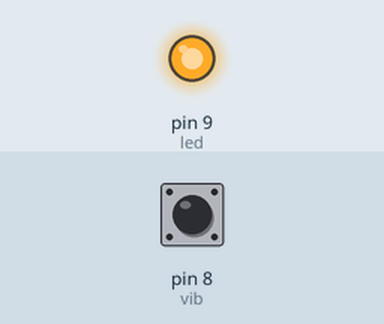
The sketch below on a simulated Arduino Uno, built with avr-gcc and run on an emulated ATmega328P. On the bench: output pins drawn as LEDs (lit = HIGH). The test bench sets the inputs (shaded band); at power-on: pin 8 (vib) HIGH.

Above: at 0.1 s.
At 1.6 s:
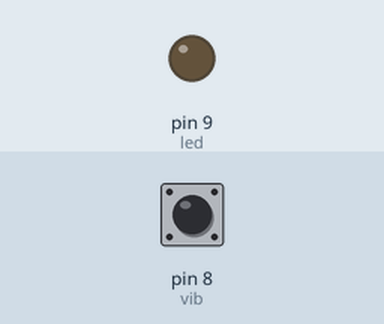
Timing chart, 0 to 3.1 s (numbered marks = the images above):
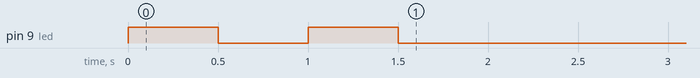

The sketch:

vibration.ino
```cpp
int vib = 8;
int led = 9;

void setup()
{

pinMode(led, OUTPUT);
pinMode(vib, INPUT);

digitalWrite(led, HIGH);
delay(500);
digitalWrite(led, LOW);
delay(500);
digitalWrite(led, HIGH);
delay(500);
digitalWrite(led, LOW);
delay(500);


}

void loop()
{

if(digitalRead(vib)==LOW )
{
  digitalWrite(led, HIGH);
  delay(1000);

}

else
{
  digitalWrite(led,LOW);
}

}
```
